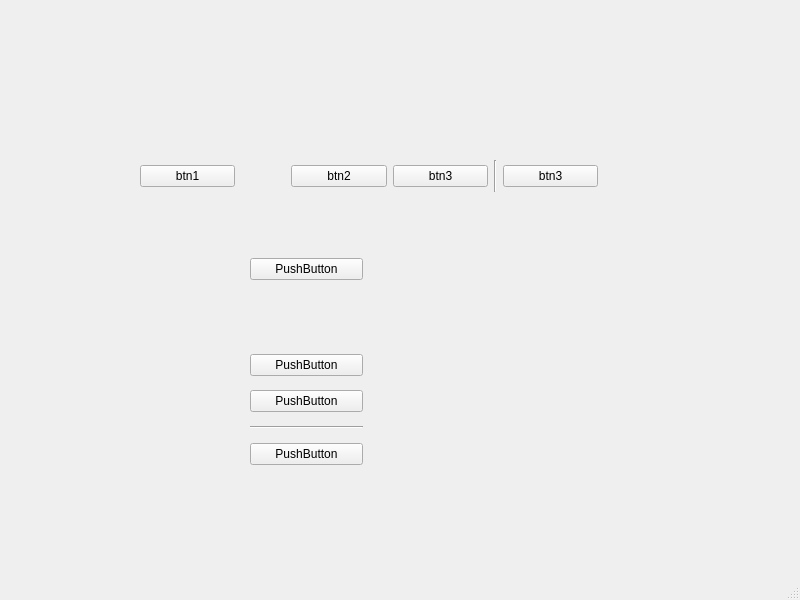
<?xml version="1.0" encoding="UTF-8"?>
<ui version="4.0">
 <class>MainWindow</class>
 <widget class="QMainWindow" name="MainWindow">
  <property name="geometry">
   <rect>
    <x>0</x>
    <y>0</y>
    <width>800</width>
    <height>600</height>
   </rect>
  </property>
  <property name="windowTitle">
   <string>MainWindow</string>
  </property>
  <widget class="QWidget" name="centralwidget">
   <widget class="QWidget" name="layoutWidget">
    <property name="geometry">
     <rect>
      <x>140</x>
      <y>160</y>
      <width>458</width>
      <height>32</height>
     </rect>
    </property>
    <layout class="QHBoxLayout" name="horizontalLayout">
     <item>
      <widget class="QPushButton" name="pushButton">
       <property name="text">
        <string>btn1</string>
       </property>
      </widget>
     </item>
     <item>
      <spacer name="horizontalSpacer">
       <property name="orientation">
        <enum>Qt::Horizontal</enum>
       </property>
       <property name="sizeType">
        <enum>QSizePolicy::Fixed</enum>
       </property>
       <property name="sizeHint" stdset="0">
        <size>
         <width>50</width>
         <height>20</height>
        </size>
       </property>
      </spacer>
     </item>
     <item>
      <widget class="QPushButton" name="pushButton_2">
       <property name="text">
        <string>btn2</string>
       </property>
      </widget>
     </item>
     <item>
      <widget class="QPushButton" name="pushButton_5">
       <property name="text">
        <string>btn3</string>
       </property>
      </widget>
     </item>
     <item>
      <widget class="Line" name="line_2">
       <property name="orientation">
        <enum>Qt::Vertical</enum>
       </property>
      </widget>
     </item>
     <item>
      <widget class="QPushButton" name="pushButton_3">
       <property name="text">
        <string>btn3</string>
       </property>
      </widget>
     </item>
    </layout>
   </widget>
   <widget class="QWidget" name="layoutWidget">
    <property name="geometry">
     <rect>
      <x>250</x>
      <y>250</y>
      <width>113</width>
      <height>223</height>
     </rect>
    </property>
    <layout class="QVBoxLayout" name="verticalLayout">
     <item>
      <widget class="QPushButton" name="pushButton_4">
       <property name="text">
        <string>PushButton</string>
       </property>
      </widget>
     </item>
     <item>
      <spacer name="verticalSpacer">
       <property name="orientation">
        <enum>Qt::Vertical</enum>
       </property>
       <property name="sizeType">
        <enum>QSizePolicy::Fixed</enum>
       </property>
       <property name="sizeHint" stdset="0">
        <size>
         <width>20</width>
         <height>60</height>
        </size>
       </property>
      </spacer>
     </item>
     <item>
      <widget class="QPushButton" name="pushButton_7">
       <property name="text">
        <string>PushButton</string>
       </property>
      </widget>
     </item>
     <item>
      <widget class="QPushButton" name="pushButton_8">
       <property name="text">
        <string>PushButton</string>
       </property>
      </widget>
     </item>
     <item>
      <widget class="Line" name="line">
       <property name="orientation">
        <enum>Qt::Horizontal</enum>
       </property>
      </widget>
     </item>
     <item>
      <widget class="QPushButton" name="pushButton_6">
       <property name="text">
        <string>PushButton</string>
       </property>
      </widget>
     </item>
    </layout>
   </widget>
  </widget>
  <widget class="QMenuBar" name="menubar">
   <property name="geometry">
    <rect>
     <x>0</x>
     <y>0</y>
     <width>800</width>
     <height>24</height>
    </rect>
   </property>
  </widget>
  <widget class="QStatusBar" name="statusbar"/>
 </widget>
 <resources/>
 <connections/>
</ui>
